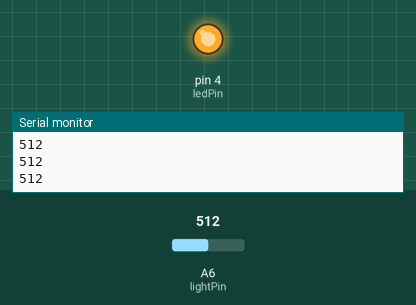
Recording of a sketch running on a simulated Arduino Nano, built with avr-gcc and run on an emulated ATmega328P. Shown: output pins drawn as LEDs (lit = HIGH), the last lines printed to the serial monitor. The test bench sets the inputs (shaded band); at power-on: A6 (lightPin) = 512.

Above: at 1.2 s.
1.3 s: A6 (lightPin) set to 308
2.8 s: A6 (lightPin) set to 285
At 3.3 s:
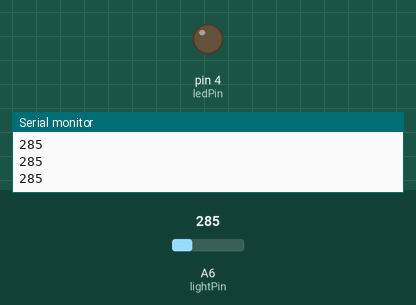
4.3 s: A6 (lightPin) set to 306
At 5.5 s:
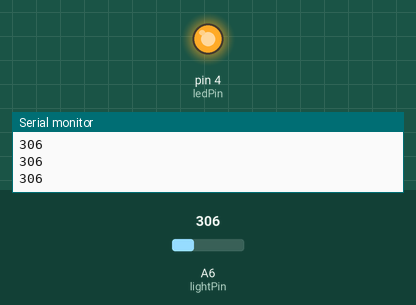
5.8 s: A6 (lightPin) set to 290
At 6.9 s:
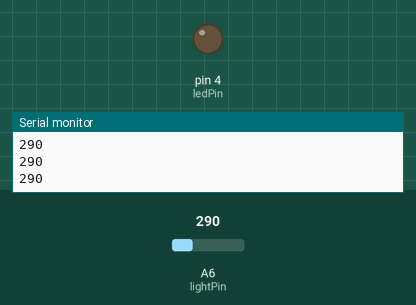
Timing chart, 0 to 8.3 s (numbered marks = the images above; inputs shaded):
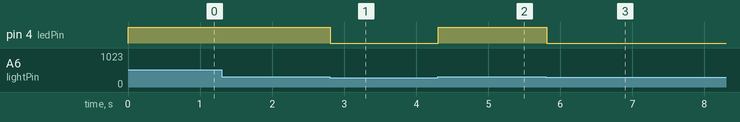

The sketch:

Lab10.ino
```cpp
/*
  created by Kyi Zaw Win 24/12/2020
  Lab no 10

*/
int lightPin = A6; // Analog sound sensor is to be attached to analog
int ledPin = 4; // Digital LED is to be attached to digital
int lightlevel = 300;

// the setup function runs once when you press reset or power the board
void setup() {
   pinMode(ledPin, OUTPUT);
   Serial.begin(9600);
}
// the loop function runs over and over again forever
void loop() {
   int lightState = analogRead(lightPin); // Read sound sensor’s value
   Serial.println(lightState);
   if (lightState > lightlevel) {
   digitalWrite(ledPin, HIGH);
   delay(100);
   }else{
   digitalWrite(ledPin, LOW);
   }
}
```

Measured:
- the behaviour switches between 301 and 300 on A6 (lightPin) (found by bisection; images 0 and 1)
- after the input at 2.8 s, pin 4 (ledPin): HIGH → LOW at once
- after the input at 4.3 s, pin 4 (ledPin): LOW → HIGH at once
- after the input at 5.8 s, pin 4 (ledPin): HIGH → LOW at once
